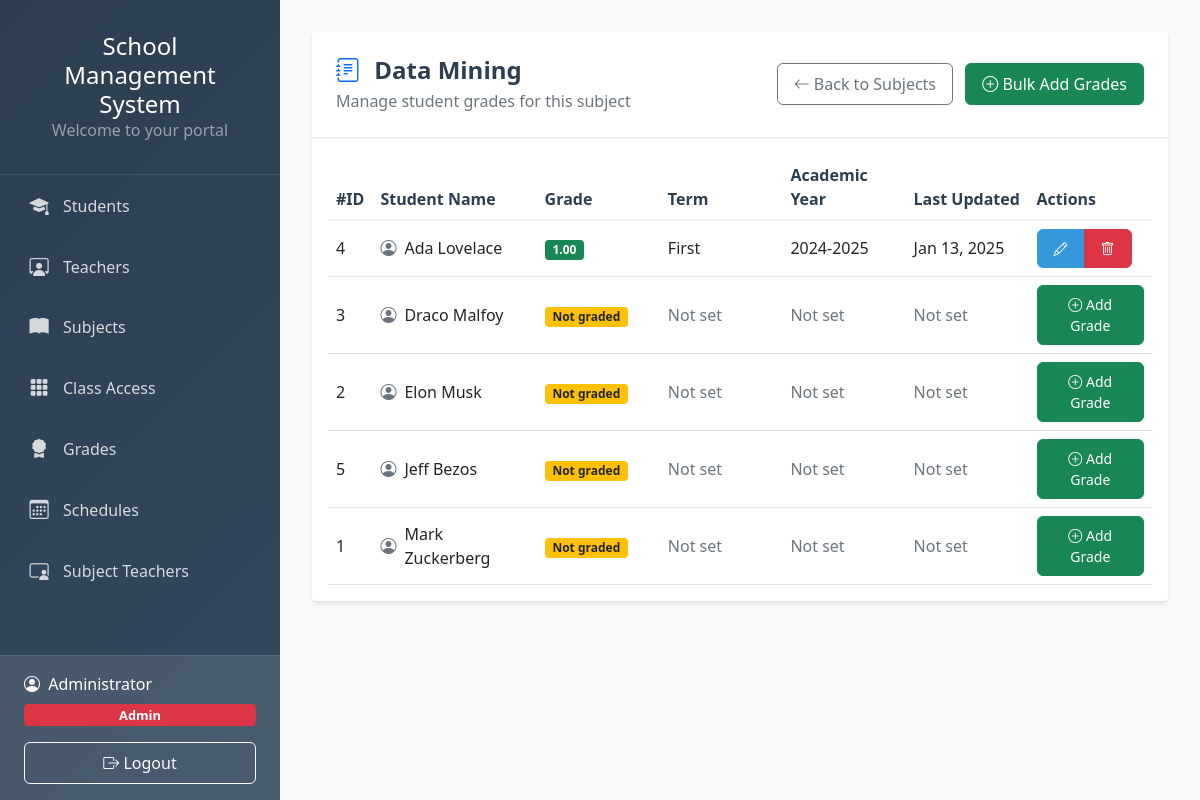
The app's page /view_subject_students.php?id=2 (signed in) with its own data.
### tables this page shows
CREATE TABLE `subjects` (
  `subject_id` int(6) NOT NULL,
  `subject_name` varchar(191) NOT NULL,
  `units` int(6) NOT NULL,
  `course` varchar(191) NOT NULL
);

CREATE TABLE `grades` (
  `grade_id` int(6) NOT NULL,
  `class_id` int(6) NOT NULL,
  `student_id` int(6) NOT NULL,
  `subject_id` int(6) NOT NULL,
  `grade_value` decimal(5,2) NOT NULL,
  `term` varchar(20) NOT NULL,
  `academic_year` varchar(10) NOT NULL,
  `created_at` timestamp NOT NULL DEFAULT current_timestamp(),
  `updated_at` timestamp NOT NULL DEFAULT current_timestamp() ON UPDATE current_timestamp()
);

CREATE TABLE `students` (
  `id` int(6) NOT NULL,
  `name` varchar(191) NOT NULL,
  `email` varchar(191) NOT NULL,
  `phone` varchar(191) NOT NULL,
  `course` varchar(191) NOT NULL
);

CREATE TABLE `class` (
  `class_id` int(6) NOT NULL,
  `subject_id` int(6) NOT NULL,
  `student_id` int(6) NOT NULL,
  `name` varchar(191) NOT NULL,
  `course` varchar(191) NOT NULL
);

### view_subject_students.php (the view, shortened to what this page needs)
<?php
require 'dbcon.php';
$subject_id = mysqli_real_escape_string($con, $_GET['id']);
$query = "SELECT * FROM subjects WHERE subject_id = '$subject_id'";
$result = mysqli_query($con, $query);
$subject = mysqli_fetch_assoc($result);
include('header.php');
?>
<div class="card">
    <div class="card-header d-flex justify-content-between align-items-center">
        <div>
            <h4 class="mb-0">
                <i class="bi bi-journal-text text-primary me-2"></i>
                <?= htmlspecialchars($subject['subject_name']) ?>
            </h4>
            <p class="text-muted mb-0 mt-1">
                Manage student grades for this subject
            </p>
        </div>
        <div>
            <a href="grades.php" class="btn btn-outline-secondary me-2">
                <i class="bi bi-arrow-left"></i> Back to Subjects
            </a>
            <button type="button" class="btn btn-success" data-bs-toggle="modal" data-bs-target="#bulkGradeModal">
                <i class="bi bi-plus-circle"></i> Bulk Add Grades
            </button>
        </div>
    </div>
    <div class="card-body">
        <div class="table-responsive">
            <table class="table table-hover">
                <thead>
                    <tr>
                        <th width="5%">#ID</th>
                        <th width="20%">Student Name</th>
                        <th width="15%">Grade</th>
                        <th width="15%">Term</th>
                        <th width="15%">Academic Year</th>
                        <th width="15%">Last Updated</th>
                        <th width="15%">Actions</th>
                    </tr>
                </thead>
                <tbody>
                    <?php
                    $query = "SELECT DISTINCT s.*,
                                    c.class_id,
                                    g.grade_id, g.grade_value, g.term, g.academic_year, g.updated_at,
                                    CASE WHEN c.class_id IS NOT NULL THEN 'Enrolled' ELSE 'Not Enrolled' END as enrollment_status
                             FROM students s
                             LEFT JOIN class c ON s.id = c.student_id AND c.subject_id = '$subject_id'
                             LEFT JOIN grades g ON s.id = g.student_id AND g.subject_id = '$subject_id'
                             ORDER BY s.name";
                    $result = mysqli_query($con, $query);
                    while ($row = mysqli_fetch_assoc($result)) {
                        ?>
                        <tr>
                            <td class="align-middle"><?= $row['id'] ?></td>
                            <td class="align-middle">
                                <div class="d-flex align-items-center">
                                    <i class="bi bi-person-circle text-secondary me-2"></i>
                                    <?= htmlspecialchars($row['name']) ?>
                                </div>
                            </td>
                            <td class="align-middle">
                                <?php if ($row['enrollment_status'] === 'Enrolled'): ?>
                                    <?php if (isset($row['grade_value'])): ?>
                                        <span class="badge bg-success"><?= htmlspecialchars($row['grade_value']) ?></span>
                                    <?php else: ?>
                                        <span class="badge bg-warning text-dark">Not graded</span>
                                    <?php endif; ?>
                                <?php else: ?>
                                    <span class="badge bg-secondary">Not enrolled</span>
                                <?php endif; ?>
                            </td>
                            <td class="align-middle">
                                <?php if ($row['enrollment_status'] === 'Enrolled'): ?>
                                    <?= !empty($row['term']) ? htmlspecialchars($row['term']) : '<span class="text-muted">Not set</span>' ?>
                                <?php else: ?>
                                    <span class="text-muted">-</span>
                                <?php endif; ?>
                            </td>
                            <td class="align-middle">
                                <?php if ($row['enrollment_status'] === 'Enrolled'): ?>
                                    <?= !empty($row['academic_year']) ? htmlspecialchars($row['academic_year']) : '<span class="text-muted">Not set</span>' ?>
                                <?php else: ?>
                                    <span class="text-muted">-</span>
                                <?php endif; ?>
                            </td>
                            <td class="align-middle">
                                <?php if ($row['enrollment_status'] === 'Enrolled'): ?>
                                    <?= !empty($row['updated_at']) ? date('M d, Y', strtotime($row['updated_at'])) : '<span class="text-muted">Not set</span>' ?>
                                <?php else: ?>
                                    <span class="text-muted">-</span>
                                <?php endif; ?>
                            </td>
                            <td class="align-middle">
                                <?php if ($row['enrollment_status'] === 'Enrolled'): ?>
                                    <?php if (isset($row['grade_id'])): ?>
                                        <div class="btn-group" role="group">
                                            <button type="button"
                                                    class="btn btn-sm btn-primary edit-grade"
                                                    data-bs-toggle="modal"
                                                    data-bs-target="#editGradeModal"
                                                    data-student-id="<?= $row['id'] ?>"
                                                    data-student-name="<?= htmlspecialchars($row['name']) ?>"
                                                    data-grade-id="<?= $row['grade_id'] ?>"
                                                    data-grade="<?= htmlspecialchars($row['grade_value']) ?>"
                                                    data-term="<?= htmlspecialchars($row['term']) ?>"
                                                    data-year="<?= htmlspecialchars($row['academic_year']) ?>">
                                                <i class="bi bi-pencil"></i>
                                            </button>
                                            <button type="button"
                                                    class="btn btn-sm btn-danger delete-grade"
                                                    data-grade-id="<?= $row['grade_id'] ?>"
                                                    data-student-name="<?= htmlspecialchars($row['name']) ?>">
                                                <i class="bi bi-trash"></i>
                                            </button>
                                        </div>
                                    <?php else: ?>
                                        <button type="button"
                                                class="btn btn-sm btn-success edit-grade"
                                                data-bs-toggle="modal"
                                                data-bs-target="#editGradeModal"
                                                data-student-id="<?= $row['id'] ?>"
                                                data-student-name="<?= htmlspecialchars($row['name']) ?>">
                                            <i class="bi bi-plus-circle"></i> Add Grade
                                        </button>
                                    <?php endif; ?>
                                <?php else: ?>
                                    <a href="class-view.php?id=<?= $subject_id ?>" class="btn btn-sm btn-outline-primary">
                                        <i class="bi bi-person-plus"></i> Manage Enrollment
                                    </a>
                                <?php endif; ?>
                            </td>
                        </tr>
                        <?php
                    }
                    ?>
                </tbody>
            </table>
        </div>
    </div>
</div>
<?php include('footer.php'); ?>

### header.php (style rules this page uses)
:root { --primary-color: #2c3e50; --secondary-color: #34495e; --accent-color: #3498db; --sidebar-width: 280px; }
* { box-sizing: border-box; }
body { margin: 0; font-family: 'Segoe UI', system-ui, -apple-system, sans-serif; background-color: #f8f9fa; min-height: 100vh; }
.card { border: none; box-shadow: 0 2px 4px rgba(0,0,0,0.1); transition: transform 0.3s ease; }
.card-header { background-color: white; border-bottom: 2px solid #f0f0f0; padding: 1.5rem; }
.card-header h4 { margin: 0; font-weight: 600; color: var(--primary-color); }
.table { margin-bottom: 0; }
.table th { font-weight: 600; color: var(--primary-color); border-bottom: 2px solid #f0f0f0; }
.table td { vertical-align: middle; }
.btn { padding: 0.5rem 1rem; font-weight: 500; border-radius: 6px; }
.btn-primary { background-color: var(--accent-color); border-color: var(--accent-color); }

### records on screen
subjects: subject_name "Data Mining"
grades: student "4", student.name "Ada Lovelace", grade_value "1.00", term "First", academic_year "2024-2025", updated_at "Jan 13, 2025"
class: student "3", student.name "Draco Malfoy", shows "Not graded", shows "Not set"
class: student "2", student.name "Elon Musk", shows "Not graded", shows "Not set"
class: student "5", student.name "Jeff Bezos", shows "Not graded", shows "Not set"
class: student "1", student.name "Mark Zuckerberg", shows "Not graded", shows "Not set"

### other values on screen
$_SESSION['name'] "Administrator"
